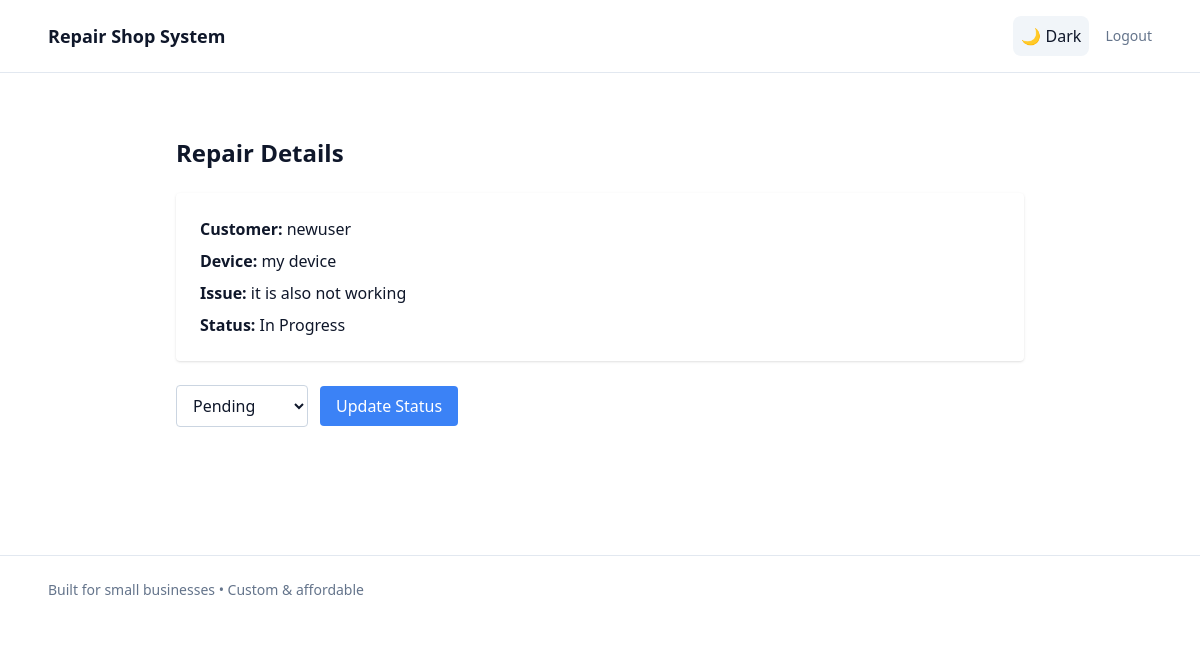
Page /repairs/view/4 (signed in) on the committed database.
### app/models.py (models this page shows)
class Customer(db.Model):
    id = db.Column(db.Integer, primary_key=True)
    name = db.Column(db.String(100), nullable=False)
    email = db.Column(db.String(120), unique=True, nullable=True)
    phone = db.Column(db.String(20), nullable=False)
    created_at = db.Column(db.DateTime, server_default=db.func.now())

class RepairOrder(db.Model):
    id = db.Column(db.Integer, primary_key=True)
    customer_id = db.Column(db.Integer, db.ForeignKey('customer.id'), nullable=False)
    device = db.Column(db.String(100), nullable=False)
    issue_description = db.Column(db.Text, nullable=False)
    status = db.Column(db.String(50), default='Pending')
    created_at = db.Column(db.DateTime, server_default=db.func.now())
    customer = db.relationship('Customer', backref=db.backref('repair_orders', lazy=True))

### app/routes/repair_order.py (the view)
@repair_bp.route("/view/<int:id>")
def view_repair(id):
    if "user_id" not in session:
        return redirect(url_for("auth.login"))
    repair = RepairOrder.query.get_or_404(id)
    return render_template("repairs/detail.html", repair=repair)

### app/templates/repairs/detail.html (shortened to what this page needs)
{% extends "base.html" %}
{% block content %}
<section class="max-w-4xl mx-auto px-6 py-16 space-y-6">
<h2 class="text-2xl font-semibold">Repair Details</h2>
<div class="bg-white dark:bg-slate-900 p-6 rounded shadow space-y-2">
<p><strong>Customer:</strong> {{ repair.customer.name }}</p>
<p><strong>Device:</strong> {{ repair.device }}</p>
<p><strong>Issue:</strong> {{ repair.issue_description }}</p>
<p><strong>Status:</strong> {{ repair.status }}</p>
</div>
<form method="post"
      action="{{ url_for('repair.update_repair_status', id=repair.id) }}"
      class="flex gap-3 items-center">
    <select name="status"
            class="px-3 py-2 rounded border
                   bg-white dark:bg-slate-900
                   border-slate-300 dark:border-slate-700">
        <option>Pending</option>
    </select>
    <button class="bg-blue-500 text-white px-4 py-2 rounded">
        Update Status
    </button>
</form>
</section>
{% endblock %}

### rows in the picture
Customer: customer.name "newuser"
RepairOrder: device "my device", issue_description "it is also not working", status "In Progress"
